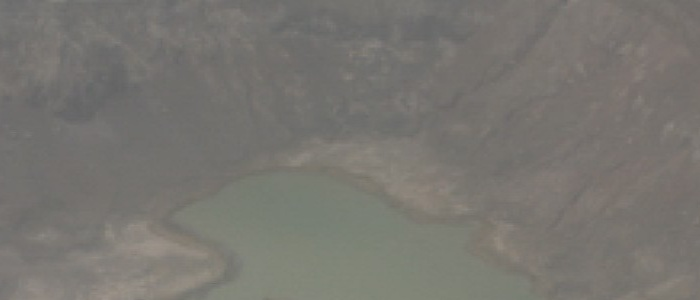
#> input picture white_island_lake_height/20180101000002WIWR.jpg, 700 x 300 px, found by its file name
$ jupyter execute --allow-errors single_image_test.ipynb   (shell and % lines are left out)
#> lines starting #> are read from the running program, lines starting #| are printed output that depends on the picture
Experiment with my old automatic White Island lake level estimator
--

**This does not look to be very useful as the brightness of the scene near the lake boundary is quite variable. Discard this idea**

[cell 1]
import cv2
import matplotlib.pyplot as plt
import matplotlib.patches as patches
import scipy.signal
import numpy as np

**Decide crop**

This is a vertical 1 pixel wide strip that crosses the lake boundary

[cell 2]
#img = cv2.imread('/home/sherburn/Dropbox/work/2018.059.0210.02.WIWR.jpg')
img = cv2.imread('/home/sherburn/Dropbox/work/20180101000002WIWR.jpg')
#> img is the input picture: shape (300, 700, 3); mean B, G, R 112.4, 117.6, 119.8

In this image the lake boundary is at about y=530

[cell 3]
fig,ax = plt.subplots(1)
ax.imshow(img)
rect = patches.Rectangle((1110,350),1,350,linewidth=1,edgecolor='white',facecolor='white')
ax.add_patch(rect)
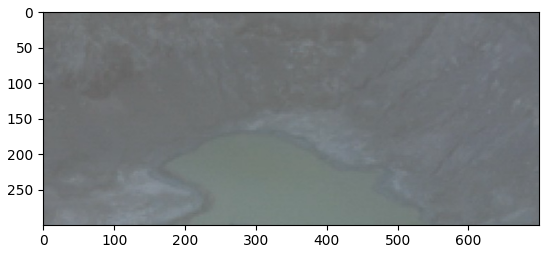
#> figure drawn by matplotlib, 1 panel; B, G, R data is drawn as R, G, B

[cell 4]
crop = img[350:700,1110:1111]
#> crop = empty array


$ run again, with white_island_lake_height/20180131015002WIWR.jpg copied over white_island_lake_height/20180101000002WIWR.jpg
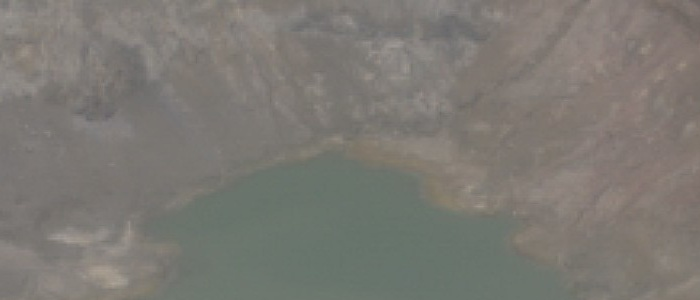
#> input picture white_island_lake_height/20180131015002WIWR.jpg, 700 x 300 px, found by its file name
#> img is the input picture: shape (300, 700, 3); mean B, G, R 115.2, 121.1, 123.8
#> `[cell 3] fig,ax = plt.subplots(1) ax.imshow(img) rect = patches.Rectan..`:
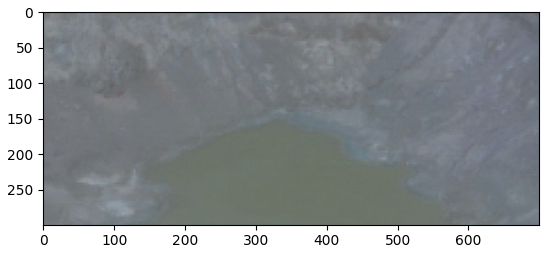
#> figure drawn by matplotlib, 1 panel; B, G, R data is drawn as R, G, B
#> crop = empty array

$ run again, with white_island_lake_height/lake_area_20180101.jpg copied over white_island_lake_height/20180101000002WIWR.jpg
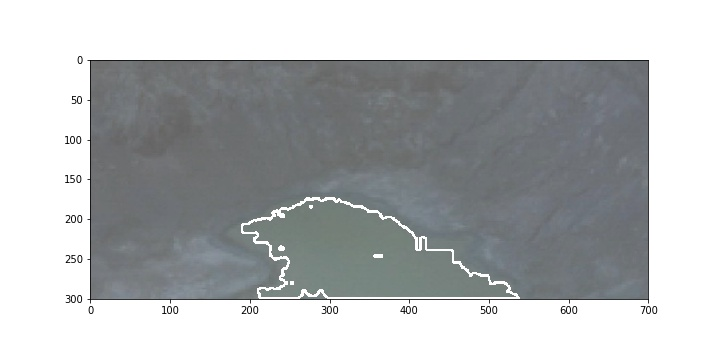
#> input picture white_island_lake_height/lake_area_20180101.jpg, 720 x 360 px, found by its file name
#> img is the input picture: shape (360, 720, 3); mean B, G, R 185, 183.8, 181.2
#> `[cell 3] fig,ax = plt.subplots(1) ax.imshow(img) rect = patches.Rectan..`:
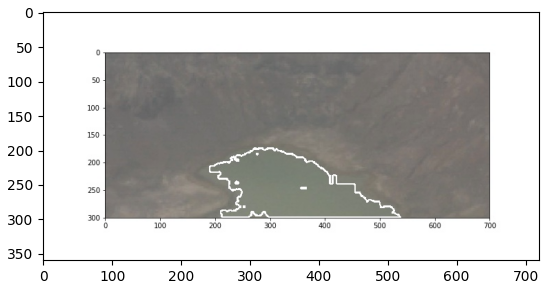
#> figure drawn by matplotlib, 1 panel; B, G, R data is drawn as R, G, B
#> crop = empty array

$ run again, with white_island_lake_height/lake_area_20180131.jpg copied over white_island_lake_height/20180101000002WIWR.jpg
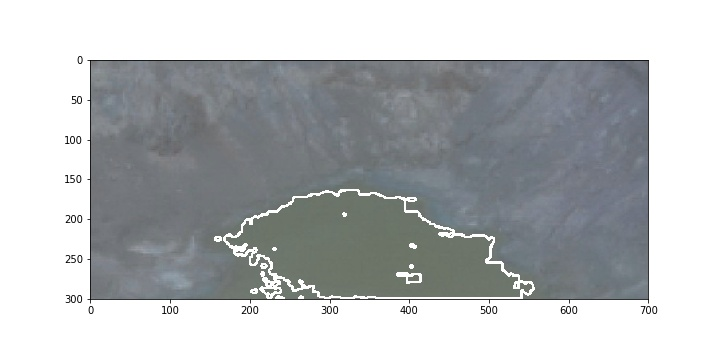
#> input picture white_island_lake_height/lake_area_20180131.jpg, 720 x 360 px, found by its file name
#> img is the input picture: shape (360, 720, 3); mean B, G, R 187.8, 186.1, 183.2
#> `[cell 3] fig,ax = plt.subplots(1) ax.imshow(img) rect = patches.Rectan..`:
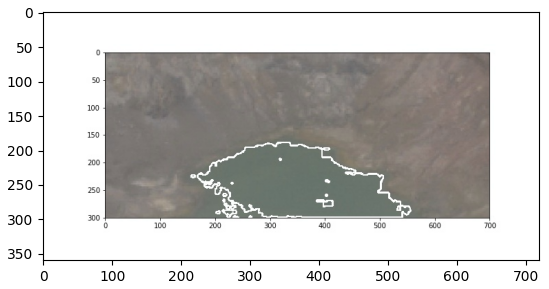
#> figure drawn by matplotlib, 1 panel; B, G, R data is drawn as R, G, B
#> crop = empty array
